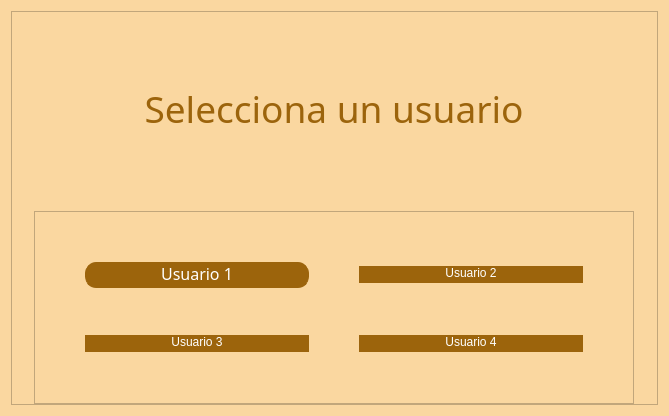
<?xml version="1.0" encoding="UTF-8"?>
<ui version="4.0">
 <class>IG1_Bienvenida</class>
 <widget class="QWidget" name="IG1_Bienvenida">
  <property name="geometry">
   <rect>
    <x>0</x>
    <y>0</y>
    <width>669</width>
    <height>416</height>
   </rect>
  </property>
  <property name="windowTitle">
   <string>Form</string>
  </property>
  <property name="layoutDirection">
   <enum>Qt::LeftToRight</enum>
  </property>
  <property name="styleSheet">
   <string notr="true">QWidget{
background-color: rgb(250, 215, 160);
}
</string>
  </property>
  <layout class="QGridLayout" name="gridLayout_2">
   <item row="0" column="0">
    <widget class="QFrame" name="frame">
     <property name="frameShape">
      <enum>QFrame::StyledPanel</enum>
     </property>
     <property name="frameShadow">
      <enum>QFrame::Raised</enum>
     </property>
     <layout class="QGridLayout" name="gridLayout">
      <property name="leftMargin">
       <number>0</number>
      </property>
      <property name="topMargin">
       <number>0</number>
      </property>
      <property name="rightMargin">
       <number>0</number>
      </property>
      <property name="bottomMargin">
       <number>0</number>
      </property>
      <item row="1" column="0">
       <widget class="QFrame" name="frame_2">
        <property name="enabled">
         <bool>true</bool>
        </property>
        <property name="maximumSize">
         <size>
          <width>600</width>
          <height>600</height>
         </size>
        </property>
        <property name="font">
         <font>
          <family>Croissant One</family>
          <pointsize>11</pointsize>
          <weight>50</weight>
          <bold>false</bold>
         </font>
        </property>
        <property name="styleSheet">
         <string notr="true">background-color: rgb(250, 215, 160);
</string>
        </property>
        <property name="frameShape">
         <enum>QFrame::StyledPanel</enum>
        </property>
        <property name="frameShadow">
         <enum>QFrame::Raised</enum>
        </property>
        <layout class="QGridLayout" name="gridLayout_3">
         <property name="leftMargin">
          <number>50</number>
         </property>
         <property name="rightMargin">
          <number>50</number>
         </property>
         <property name="bottomMargin">
          <number>9</number>
         </property>
         <property name="horizontalSpacing">
          <number>50</number>
         </property>
         <item row="0" column="0">
          <widget class="QPushButton" name="botonUsuario1">
           <property name="enabled">
            <bool>true</bool>
           </property>
           <property name="font">
            <font>
             <family>Segoe Print</family>
             <pointsize>12</pointsize>
             <weight>50</weight>
             <italic>false</italic>
             <bold>false</bold>
            </font>
           </property>
           <property name="layoutDirection">
            <enum>Qt::LeftToRight</enum>
           </property>
           <property name="styleSheet">
            <string notr="true">QPushButton{
color: rgb(255, 255, 255);
	background-color: rgb(156, 100, 12);
	font: 12pt &quot;Segoe Print&quot;;
	border-radius: 11px;
	border:none;
	border-left: 1px solid rgb(156, 100, 12);
	border-right: 1px solid rgb(156, 100, 12);
	border-bottom: 3px solid rgb(156, 100, 12);
}
QPushButton:hover{
	background-color: rgb(248, 196, 113);
	border-left: 1px solid rgb(248, 196, 113);
	border-right: 1px solid rgb(248, 196, 113);
	border-bottom: 3px solid rgb(248, 196, 113);
}
QPushButton:pressed{
	background-color: rgb(40, 170, 221);
	border-left: 1px solid rgb(44, 131, 212);
	border-right: 1px solid rgb(44, 131, 212);
	border-top: 3px solid rgb(44, 131, 212);
	border-bottomr: none;
}</string>
           </property>
           <property name="text">
            <string>Usuario 1</string>
           </property>
          </widget>
         </item>
         <item row="1" column="0">
          <widget class="QPushButton" name="botonUsuario3">
           <property name="styleSheet">
            <string notr="true">QPushButton{
color: rgb(255, 255, 255);
	background-color: rgb(156, 100, 12);
	font: 12pt &quot;Segoe Print&quot;;
	border-radius: 11px;
	border:none;
	border-left: 1px solid rgb(156, 100, 12);
	border-right: 1px solid rgb(156, 100, 12);
	border-bottom: 3px solid rgb(156, 100, 12);
}
QPushButton:hover{
	background-color: rgb(248, 196, 113);
	border-left: 1px solid rgb(248, 196, 113);
	border-right: 1px solid rgb(248, 196, 113);
	border-bottom: 3px solid rgb(248, 196, 113);
}
QPushButton:pressed{
	background-color: rgb(40, 170, 221);
	border-left: 1px solid rgb(44, 131, 212);
	border-right: 1px solid rgb(44, 131, 212);
	border-top: 3px solid rgb(44, 131, 212);
	border-bottomr: none;
}</string>
           </property>
           <property name="text">
            <string>Usuario 3</string>
           </property>
          </widget>
         </item>
         <item row="0" column="2">
          <widget class="QPushButton" name="botonUsuario2">
           <property name="styleSheet">
            <string notr="true">QPushButton{
color: rgb(255, 255, 255);
	background-color: rgb(156, 100, 12);
	font: 12pt &quot;Segoe Print&quot;;
	border-radius: 11px;
	border:none;
	border-left: 1px solid rgb(156, 100, 12);
	border-right: 1px solid rgb(156, 100, 12);
	border-bottom: 3px solid rgb(156, 100, 12);
}
QPushButton:hover{
	background-color: rgb(248, 196, 113);
	border-left: 1px solid rgb(248, 196, 113);
	border-right: 1px solid rgb(248, 196, 113);
	border-bottom: 3px solid rgb(248, 196, 113);
}
QPushButton:pressed{
	background-color: rgb(40, 170, 221);
	border-left: 1px solid rgb(44, 131, 212);
	border-right: 1px solid rgb(44, 131, 212);
	border-top: 3px solid rgb(44, 131, 212);
	border-bottomr: none;
}</string>
           </property>
           <property name="text">
            <string>Usuario 2</string>
           </property>
          </widget>
         </item>
         <item row="1" column="2">
          <widget class="QPushButton" name="botonUsuario4">
           <property name="styleSheet">
            <string notr="true">QPushButton{
color: rgb(255, 255, 255);
	background-color: rgb(156, 100, 12);
	font: 12pt &quot;Segoe Print&quot;;
	border-radius: 11px;
	border:none;
	border-left: 1px solid rgb(156, 100, 12);
	border-right: 1px solid rgb(156, 100, 12);
	border-bottom: 3px solid rgb(156, 100, 12);
}
QPushButton:hover{
	background-color: rgb(248, 196, 113);
	border-left: 1px solid rgb(248, 196, 113);
	border-right: 1px solid rgb(248, 196, 113);
	border-bottom: 3px solid rgb(248, 196, 113);
}
QPushButton:pressed{
	background-color: rgb(40, 170, 221);
	border-left: 1px solid rgb(44, 131, 212);
	border-right: 1px solid rgb(44, 131, 212);
	border-top: 3px solid rgb(44, 131, 212);
	border-bottomr: none;
}</string>
           </property>
           <property name="text">
            <string>Usuario 4</string>
           </property>
          </widget>
         </item>
        </layout>
       </widget>
      </item>
      <item row="0" column="0">
       <widget class="QLabel" name="LabelBienvenida">
        <property name="font">
         <font>
          <family>Segoe Print</family>
          <pointsize>28</pointsize>
          <weight>50</weight>
          <italic>false</italic>
          <bold>false</bold>
         </font>
        </property>
        <property name="styleSheet">
         <string notr="true">font: 28pt &quot;Segoe Print&quot;;
background-color: rgb(250, 215, 160);
color: rgb(156, 100, 12);</string>
        </property>
        <property name="text">
         <string>Selecciona un usuario</string>
        </property>
        <property name="textFormat">
         <enum>Qt::RichText</enum>
        </property>
        <property name="scaledContents">
         <bool>true</bool>
        </property>
        <property name="alignment">
         <set>Qt::AlignCenter</set>
        </property>
        <property name="margin">
         <number>-300</number>
        </property>
       </widget>
      </item>
     </layout>
    </widget>
   </item>
  </layout>
 </widget>
 <resources/>
 <connections/>
</ui>
